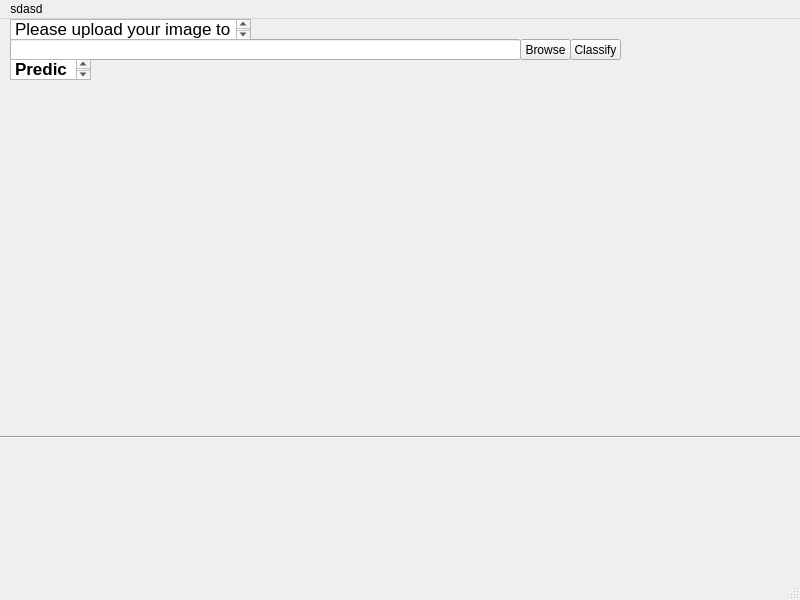
<?xml version="1.0" encoding="UTF-8"?>
<ui version="4.0">
 <class>MainWindow</class>
 <widget class="QMainWindow" name="MainWindow">
  <property name="enabled">
   <bool>true</bool>
  </property>
  <property name="geometry">
   <rect>
    <x>0</x>
    <y>0</y>
    <width>800</width>
    <height>600</height>
   </rect>
  </property>
  <property name="windowTitle">
   <string>MainWindow</string>
  </property>
  <widget class="QWidget" name="centralwidget">
   <widget class="QLineEdit" name="Img_path">
    <property name="geometry">
     <rect>
      <x>10</x>
      <y>20</y>
      <width>511</width>
      <height>21</height>
     </rect>
    </property>
   </widget>
   <widget class="QToolButton" name="Browse">
    <property name="geometry">
     <rect>
      <x>520</x>
      <y>20</y>
      <width>51</width>
      <height>21</height>
     </rect>
    </property>
    <property name="text">
     <string>Browse</string>
    </property>
   </widget>
   <widget class="QToolButton" name="Classify">
    <property name="geometry">
     <rect>
      <x>570</x>
      <y>20</y>
      <width>51</width>
      <height>21</height>
     </rect>
    </property>
    <property name="text">
     <string>Classify</string>
    </property>
   </widget>
   <widget class="Line" name="line">
    <property name="geometry">
     <rect>
      <x>0</x>
      <y>410</y>
      <width>801</width>
      <height>16</height>
     </rect>
    </property>
    <property name="orientation">
     <enum>Qt::Horizontal</enum>
    </property>
   </widget>
   <widget class="QTextBrowser" name="textBrowser">
    <property name="geometry">
     <rect>
      <x>10</x>
      <y>40</y>
      <width>81</width>
      <height>21</height>
     </rect>
    </property>
    <property name="html">
     <string>&lt;!DOCTYPE HTML PUBLIC &quot;-//W3C//DTD HTML 4.0//EN&quot; &quot;http://www.w3.org/TR/REC-html40/strict.dtd&quot;&gt;
&lt;html&gt;&lt;head&gt;&lt;meta name=&quot;qrichtext&quot; content=&quot;1&quot; /&gt;&lt;style type=&quot;text/css&quot;&gt;
p, li { white-space: pre-wrap; }
&lt;/style&gt;&lt;/head&gt;&lt;body style=&quot; font-family:'.AppleSystemUIFont'; font-size:13pt; font-weight:400; font-style:normal;&quot;&gt;
&lt;p style=&quot; margin-top:0px; margin-bottom:0px; margin-left:0px; margin-right:0px; -qt-block-indent:0; text-indent:0px;&quot;&gt;&lt;span style=&quot; font-weight:600; color:#000000;&quot;&gt;Prediction&lt;/span&gt;&lt;/p&gt;&lt;/body&gt;&lt;/html&gt;</string>
    </property>
   </widget>
   <widget class="QTextBrowser" name="textBrowser_2">
    <property name="geometry">
     <rect>
      <x>10</x>
      <y>0</y>
      <width>241</width>
      <height>21</height>
     </rect>
    </property>
    <property name="html">
     <string>&lt;!DOCTYPE HTML PUBLIC &quot;-//W3C//DTD HTML 4.0//EN&quot; &quot;http://www.w3.org/TR/REC-html40/strict.dtd&quot;&gt;
&lt;html&gt;&lt;head&gt;&lt;meta name=&quot;qrichtext&quot; content=&quot;1&quot; /&gt;&lt;style type=&quot;text/css&quot;&gt;
p, li { white-space: pre-wrap; }
&lt;/style&gt;&lt;/head&gt;&lt;body style=&quot; font-family:'.AppleSystemUIFont'; font-size:13pt; font-weight:400; font-style:normal;&quot;&gt;
&lt;p style=&quot; margin-top:0px; margin-bottom:0px; margin-left:0px; margin-right:0px; -qt-block-indent:0; text-indent:0px;&quot;&gt;Please upload your image to predict.&lt;/p&gt;&lt;/body&gt;&lt;/html&gt;</string>
    </property>
   </widget>
  </widget>
  <widget class="QMenuBar" name="menubar">
   <property name="geometry">
    <rect>
     <x>0</x>
     <y>0</y>
     <width>800</width>
     <height>24</height>
    </rect>
   </property>
   <widget class="QMenu" name="menusdasd">
    <property name="title">
     <string>sdasd</string>
    </property>
   </widget>
   <addaction name="menusdasd"/>
  </widget>
  <widget class="QStatusBar" name="statusbar"/>
 </widget>
 <resources/>
 <connections/>
</ui>
